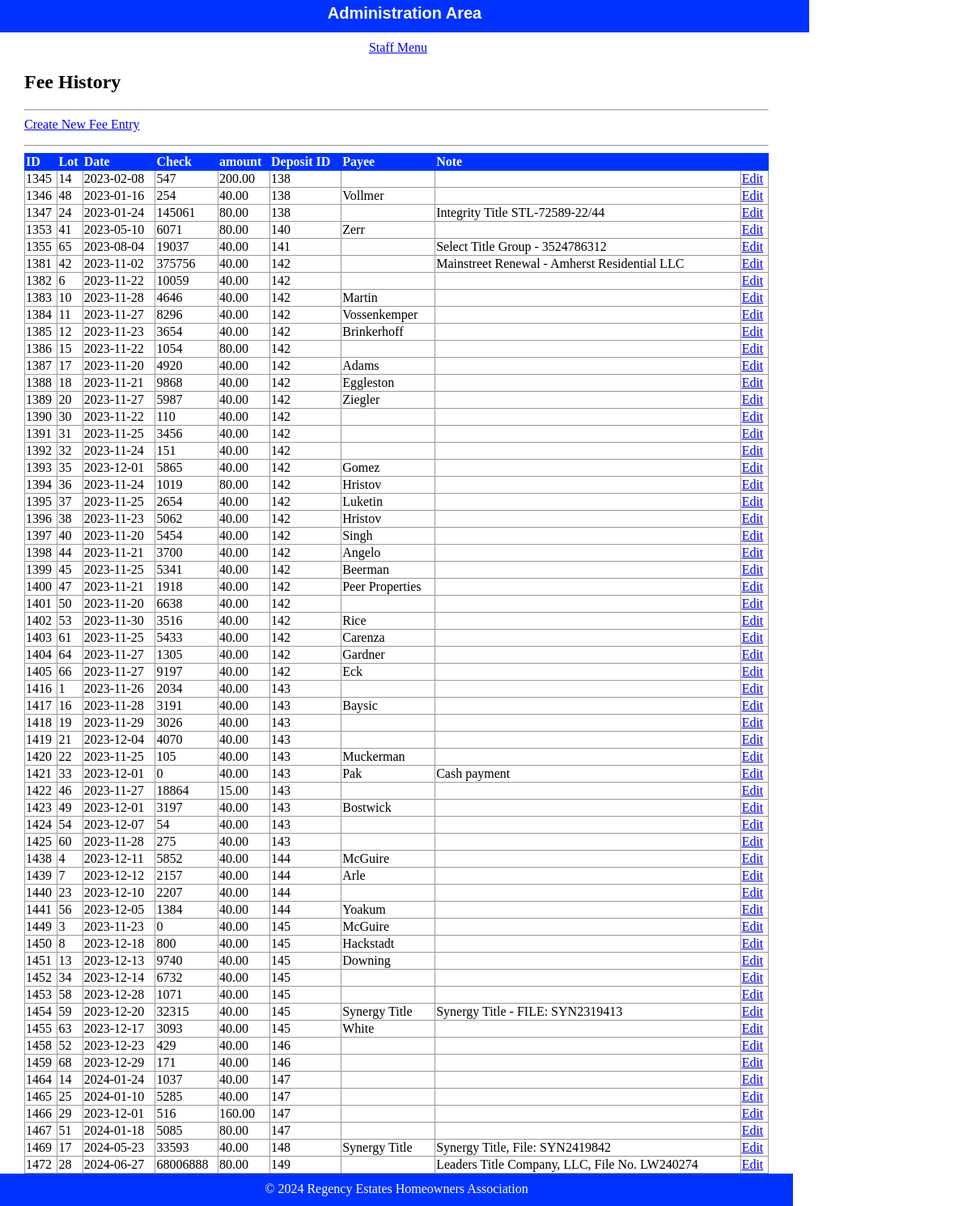
The page /html/public/staff/fees/index.php on the database as committed earlier.
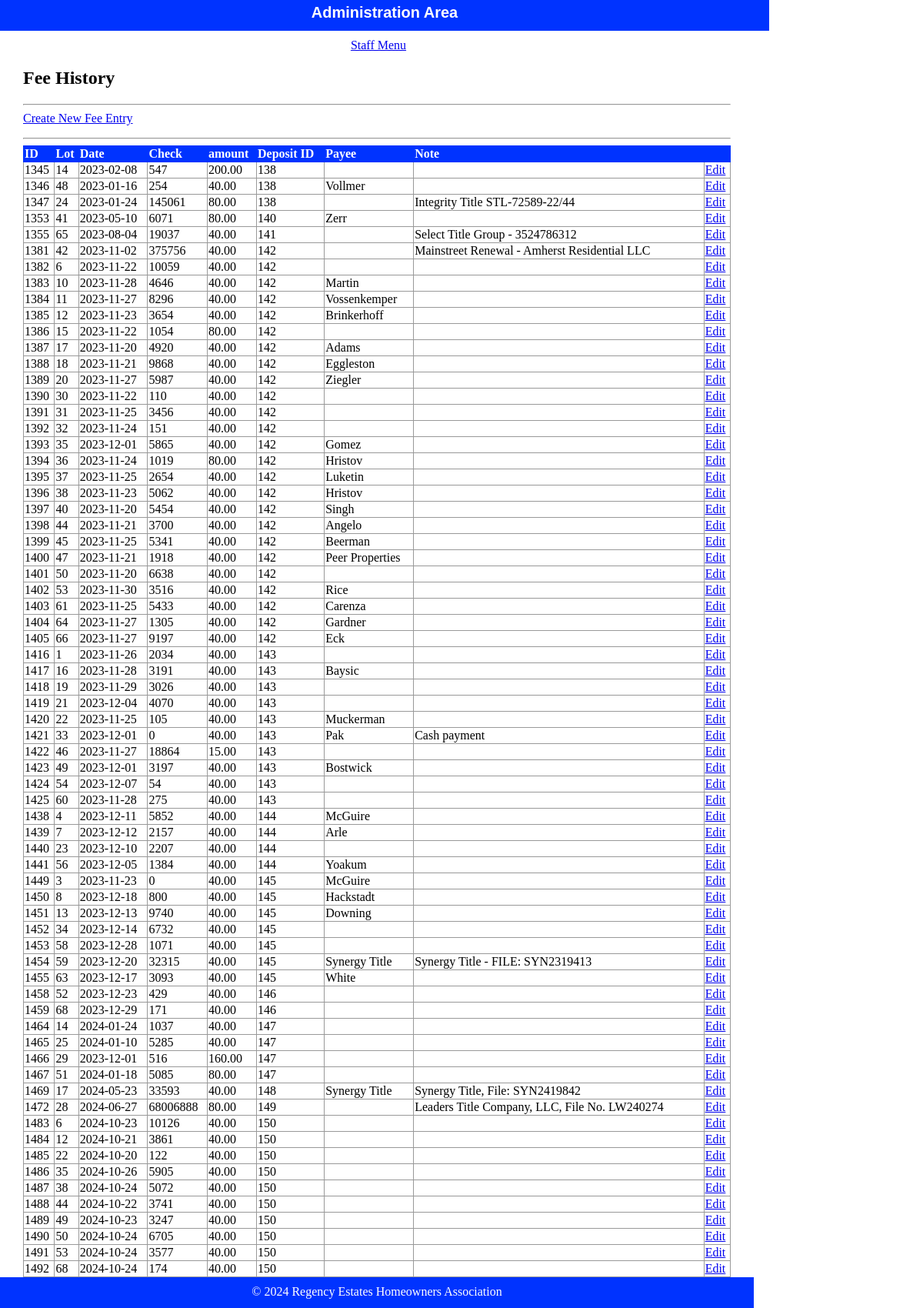
The same page on the database as committed later.
### tables this page shows
CREATE TABLE `fees` (
  `id` int(11) NOT NULL,
  `dt` date DEFAULT NULL,
  `ck_no` int(11) NOT NULL,
  `amount` decimal(10,2) DEFAULT NULL,
  `fk_lot_id` int(11) NOT NULL,
  `fk_deposit_id` int(11) DEFAULT NULL,
  `note` varchar(250) DEFAULT NULL,
  `payee` varchar(50) DEFAULT NULL
);

### html/private/functions.php (called while the page is built, shortened)
<?php
function url_for($script_path)
{
    if ($script_path[0] != '/')
    {
        $script_path = "/" . $script_path;
    }
    return WWW_ROOT . $script_path;
}
function htmlsc($string = "")
{
    return htmlspecialchars($string);
}
?>

### html/private/query_functions.php (called while the page is built, shortened)
<?php
  function find_all_fees() {
    global $db;
    $sql = "SELECT * FROM fees WHERE dt >= '2023-01-01' ";
    $result = mysqli_query($db, $sql);
    return $result;
  }
?>

### html/public/staff/fees/index.php (the view, shortened to what this page needs)
<?php $subject_set = find_all_fees(); ?>
<?php include(SHARED_PATH . '/header.php'); ?>
    <div id="content">
        <div id="regency-menu">
            <h2>Fee History</h2>
            <hr />
            <div class="actions">
                <a class="action" href="<?php echo url_for('/staff/fees/index.php'); ?>">Create New Fee Entry</a>
            </div>
            <hr />
            <table class="list">
                <tr>
                    <th>ID</th>
                    <th>Lot</th>
                    <th>Date</th>
                    <th>Check</th>
                    <th>amount</th>
                    <th>Deposit ID</th>
                    <th>Payee</th>
                    <th>Note</th>
                    <th>&nbsp</th>
                </tr>
                <?php while($subject = mysqli_fetch_assoc($subject_set)) { ?>
                    <tr>
                        <td><?php echo htmlsc($subject['id']); ?></td>
                        <td><?php echo htmlsc($subject['fk_lot_id']); ?></td>
                        <td><?php echo htmlsc($subject['dt']); ?></td>
                        <td><?php echo htmlsc($subject['ck_no']); ?></td>
                        <td><?php echo htmlsc($subject['amount']); ?></td>
                        <td><?php echo htmlsc($subject['fk_deposit_id']); ?></td>
                        <td><?php echo htmlsc($subject['payee']); ?></td>
                        <td><?php echo htmlsc($subject['note']); ?></td>
                        <td><a class="action" href="<?php echo url_for('/staff/subjects/show.php?id=' . htmlsc(urlencode($subject['id']))); ?>">Edit</a></td>
                    </tr>
                <?php } ?>
            </table>
        </div>
    </div>
<?php include(SHARED_PATH . '/footer.php'); ?>

### html/private/shared/header.php (shortened to what this page needs)
<!doctype html>
<html lang="en">
	<head>
		<link rel="stylesheet" media="all" href="<?php echo url_for('stylesheets/staff.css'); ?>" />
	</head>
	<body>
		<header>
			<h1>Administration Area</h1>
		</header>
		<navigation>
			<ul>
				<li>
					<a href="<?php echo url_for('/staff/index.php'); ?>">Staff Menu</a>
				</li>
			</ul>
		</navigation>

### html/private/shared/footer.php (shortened to what this page needs)
<footer>
	&copy; <?php echo date('Y'); ?> Regency Estates Homeowners Association
</footer>
</body>
</html>

### html/public/stylesheets/staff.css (style rules this page uses)
html { height: 100%; width: 100%; }
body { height: 1000px; width: 100%; margin: 0; padding: 0; }
header { width: 1000px; height: 40px; margin: 0 0 10px 0; padding: 0; background: #0033FF; color: white; }
header h1 { margin: 0; padding: 5px; font-size: 20px; font-family: Verdana, Arial, Helvetica, sans-serif; text-align: center; }
navigation { width: 1000px; margin: 0; padding: 0; text-align: center; }
navigation ul { width: 1000px; list-style: none; padding: 0; margin: 0; }
navigation ul li { display: inline; margin-right: 1em; }
#content { width: 920px; min-height: 500px; padding: 0 30px; }
footer { width: 940px; height: 20px; margin: 0 0 10px 0; padding: 10px 20px; background: #0033FF; color: white; text-align: center; }
.actions { margin-bottom: 1em; }
table { border-collapse: collapse; vertical-align: top; }
table.list { width: 100%; }
table.list tr td { border: 1px solid #999999; }
table.list tr th { border: 1px solid #0033FF; background: #0033FF; color: white; text-align: left; }

Rows that differ between the two databases and show on the page:
added fees: id "1483", fk_lot "6", dt "2024-10-23", ck_no "10126", amount "40.00", fk_deposit "150"
added fees: id "1484", fk_lot "12", dt "2024-10-21", ck_no "3861", amount "40.00", fk_deposit "150"
added fees: id "1485", fk_lot "22", dt "2024-10-20", ck_no "122", amount "40.00", fk_deposit "150"
added fees: id "1486", fk_lot "35", dt "2024-10-26", ck_no "5905", amount "40.00", fk_deposit "150"
added fees: id "1487", fk_lot "38", dt "2024-10-24", ck_no "5072", amount "40.00", fk_deposit "150"
added fees: id "1488", fk_lot "44", dt "2024-10-22", ck_no "3741", amount "40.00", fk_deposit "150"
added fees: id "1489", fk_lot "49", dt "2024-10-23", ck_no "3247", amount "40.00", fk_deposit "150"
added fees: id "1490", fk_lot "50", dt "2024-10-24", ck_no "6705", amount "40.00", fk_deposit "150"
added fees: id "1491", fk_lot "53", dt "2024-10-24", ck_no "3577", amount "40.00", fk_deposit "150"
added fees: id "1492", fk_lot "68", dt "2024-10-24", ck_no "174", amount "40.00", fk_deposit "150"
